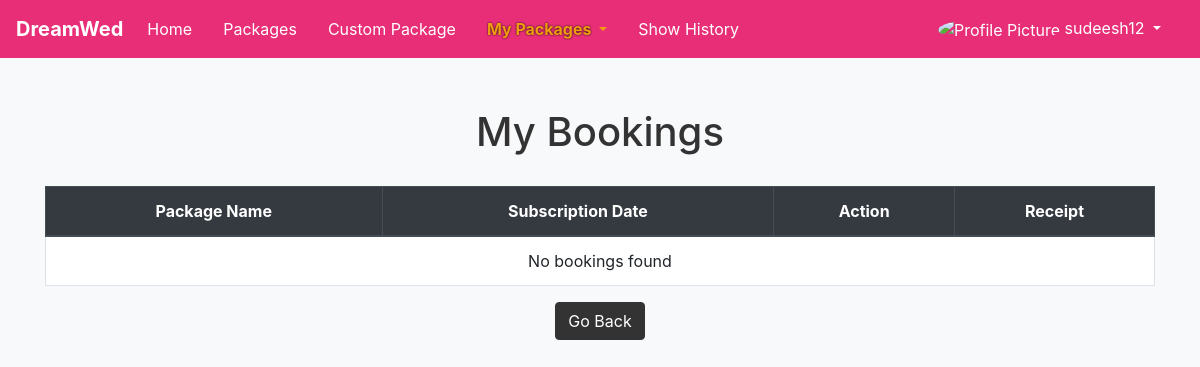
The page /matdest/my-packages/ (signed in) on the database as committed earlier.
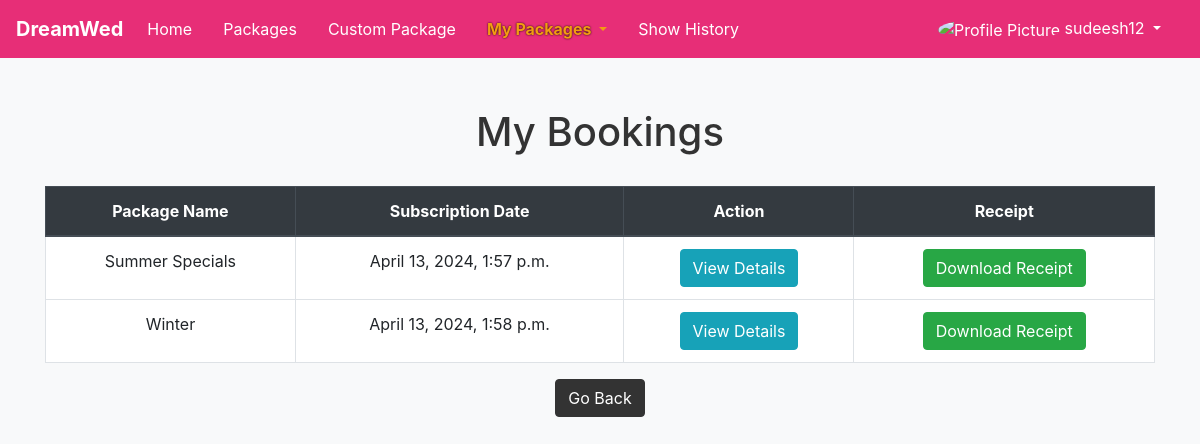
The same page on the database as committed later.
### destpayment/models.py (models this page shows, shortened)
class PackageBooking(models.Model):
    user = models.ForeignKey(User, on_delete=models.CASCADE)
    subscription_date = models.DateTimeField(null=True, blank=True)
    payment_id = models.CharField(max_length=100, null=True, blank=True)
    package = models.ForeignKey(Package, on_delete=models.CASCADE)
    receipt = models.FileField(upload_to='receipts/', null=True, blank=True)  # Add receipt field
    event_date = models.DateTimeField(null=True, blank=True)

### myadmin/models.py (models this page shows, shortened)
class Package(models.Model):
    package_name = models.CharField(max_length=100)
    star_rating = models.IntegerField()
    meal_preference = models.CharField(max_length=50)
    subcategory = models.CharField(max_length=20)
    attendees = models.IntegerField()
    days_count = models.IntegerField()
    program_count = models.IntegerField()
    price = models.DecimalField(max_digits=10, decimal_places=2)
    image = models.ImageField(upload_to='package_images/')
    location = models.CharField(max_length=100)
    dectype = models.CharField(max_length=10)
    subtype = models.CharField(max_length=20)
    description = models.TextField(default="No description provided")
    pack_status = models.BooleanField(default=True)

### matdest/views.py (the view)
# urls.py: path('my-packages/', views.view_my_packages, name='my_packages'),
@never_cache
@login_required(login_url='accounts:login')
def view_my_packages(request):
    user_packages = PackageBooking.objects.filter(user=request.user)
    return render(request, 'matdest/my_packages.html', {'user_packages': user_packages})

### matdest/templates/matdest/my_packages.html (shortened to what this page needs)
{% load static %}
<!DOCTYPE html>
<html lang="en">
<head>
    <link rel="stylesheet" href="https://maxcdn.bootstrapcdn.com/bootstrap/4.5.2/css/bootstrap.min.css">
    <link rel="stylesheet" href="https://maxcdn.bootstrapcdn.com/bootstrap/4.5.2/css/bootstrap.min.css">
    <link rel="stylesheet" href="https://cdnjs.cloudflare.com/ajax/libs/font-awesome/5.15.4/css/all.min.css">
</head>
<body>
    <nav class="navbar navbar-expand-lg navbar-light custom-navbar">
        <a class="navbar-brand" href="{% url 'matrimony:home' %}">DreamWed</a>
        <div class="collapse navbar-collapse" id="navbarNav">
            <ul class="navbar-nav">
                <li class="nav-item ">
                    <a class="nav-link" href="{% url 'matdest:desthome' %}">Home</a>
                </li>
                <li class="nav-item">
                    <a class="nav-link" href="{% url 'matdest:view_packages' %}">Packages</a>
                </li>
                <li class="nav-item">
                    <a class="nav-link" href="{% url 'destpayment:proceed_tocustom' %}">Custom Package</a>
                </li>
            <li class="nav-item dropdown active">
                <a class="nav-link dropdown-toggle" href="#" id="packagesDropdown" role="button" data-toggle="dropdown" aria-haspopup="true" aria-expanded="false">
                    My Packages
                </a>
            </li>
            <li class="nav-item">
                <a class="nav-link" href="{% url 'matdest:generate_user_report' %}">Show History</a>
            </li>
            </ul>
            <ul class="navbar-nav ml-auto">
                <li class="nav-item dropdown">
                    <a class="nav-link dropdown-toggle" href="#" id="profileDropdown" role a "button" data-toggle="dropdown" aria-haspopup="true" aria-expanded="false">
                        <img src="{{ request.session.profile_image_url }}" alt="Profile Picture" width="40" height="40" class="rounded-circle">
                        {{ request.user.username }}
                    </a>
                </li>
            </ul>
        </div>
    </nav>
<div class="container">
    <h1>My Bookings</h1>
    <div class="row">
        <div class="col-md-12">
            <table class="table table-bordered">
                <thead class="thead-dark">
                    <tr>
                        <th>Package Name</th>
                        <th>Subscription Date</th>
                        <th>Action</th>
                        <th>Receipt</th>
                    </tr>
                </thead>
                <tbody>
                    {% for booking in user_packages %}
                    <tr>
                        <td>{{ booking.package.package_name }}</td>
                        <td>{{ booking.subscription_date }}</td>
                        <td>
                            <a href="{% url 'matdest:view_mypackage_details' booking.package.id %}" class="btn btn-info">View Details</a>
                        </td>
                        <td>
                            {% if booking.receipt %}
                            <a href="{{ booking.receipt.url }}" class="btn btn-success" download>Download Receipt</a>
                            {% else %}
                            No receipt available
                            {% endif %}
                        </td>
                    </tr>
                    {% empty %}
                    <tr>
                        <td colspan="4">No bookings found</td>
                    </tr>
                    {% endfor %}
                </tbody>
            </table>
            <div class="center-button">
                <a href="{% url 'matdest:desthome' %}" class="btn btn-primary btn-back">Go Back</a>
            </div>
        </div>
    </div>
</div>
</body>
</html>

Rows that differ between the two databases and show on the page:
added PackageBooking: package.package_name "Summer Specials", subscription_date "April 13, 2024, 1:57 p.m."
added PackageBooking: package.package_name "Winter", subscription_date "April 13, 2024, 1:58 p.m."
Other text that changed with them:
text no longer shown: "No bookings found"
